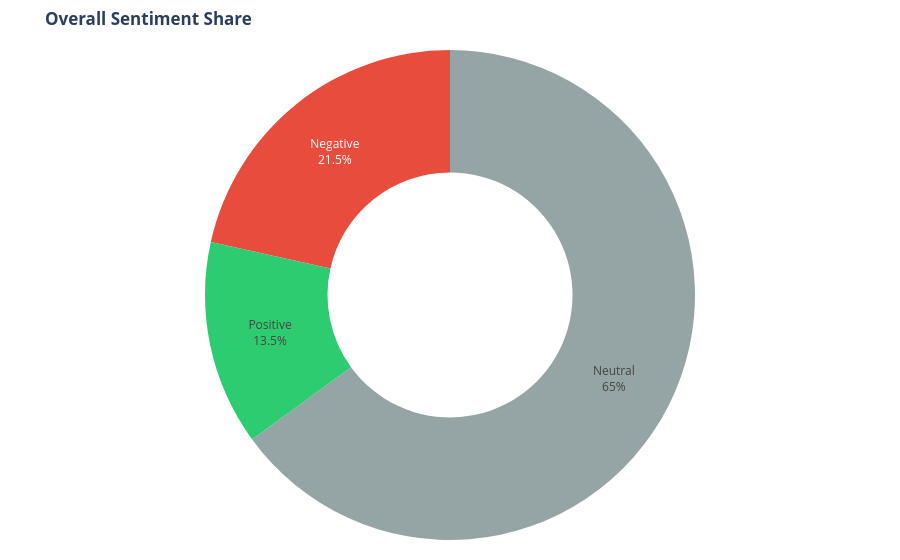

The notebook cell saved with this chart:
### Code cell
import plotly.express as px
import pandas as pd

# Calculate cumulative totals from the lists already built for the line chart
total_pos = sum(pos)
total_neg = sum(neg)
total_neu = sum(neu)

df_pie = pd.DataFrame({
    "Sentiment": ["Positive", "Neutral", "Negative"],
    "Count": [total_pos, total_neu, total_neg]
})

fig_pie = px.pie(
    df_pie,
    values="Count",
    names="Sentiment",
    hole=0.5,
    color="Sentiment",
    color_discrete_map={"Positive": "#2ECC71", "Neutral": "#95A5A6", "Negative": "#E74C3C"}
)

fig_pie.update_traces(textposition='inside', textinfo='percent+label')
fig_pie.update_layout(
    title="<b>Overall Sentiment Share</b>",
    margin=dict(l=20, r=20, t=50, b=20),
    showlegend=False,
    plot_bgcolor="rgba(0,0,0,0)",
    paper_bgcolor="rgba(0,0,0,0)"
)

fig_pie.show()

### Figure 1 — Plotly figure (JSON) as saved in the notebook; plotly's stock layout.template omitted (floating-point values rounded to 4 significant figures)
{"data": [{"customdata": [["Positive"], ["Neutral"], ["Negative"]], "domain": {"x": [0, 1], "y": [0, 1]}, "hole": 0.5, "hovertemplate": "Sentiment=%{customdata[0]}<br>Count=%{value}<extra></extra>", "labels": ["Positive", "Neutral", "Negative"], "legendgroup": "", "marker": {"colors": ["#2ECC71", "#95A5A6", "#E74C3C"]}, "name": "", "showlegend": true, "textinfo": "percent+label", "textposition": "inside", "type": "pie", "values": [37, 178, 59]}], "layout": {"legend": {"tracegroupgap": 0}, "margin": {"b": 20, "l": 20, "r": 20, "t": 50}, "paper_bgcolor": "rgba(0,0,0,0)", "plot_bgcolor": "rgba(0,0,0,0)", "showlegend": false, "title": {"text": "<b>Overall Sentiment Share</b>"}}}
